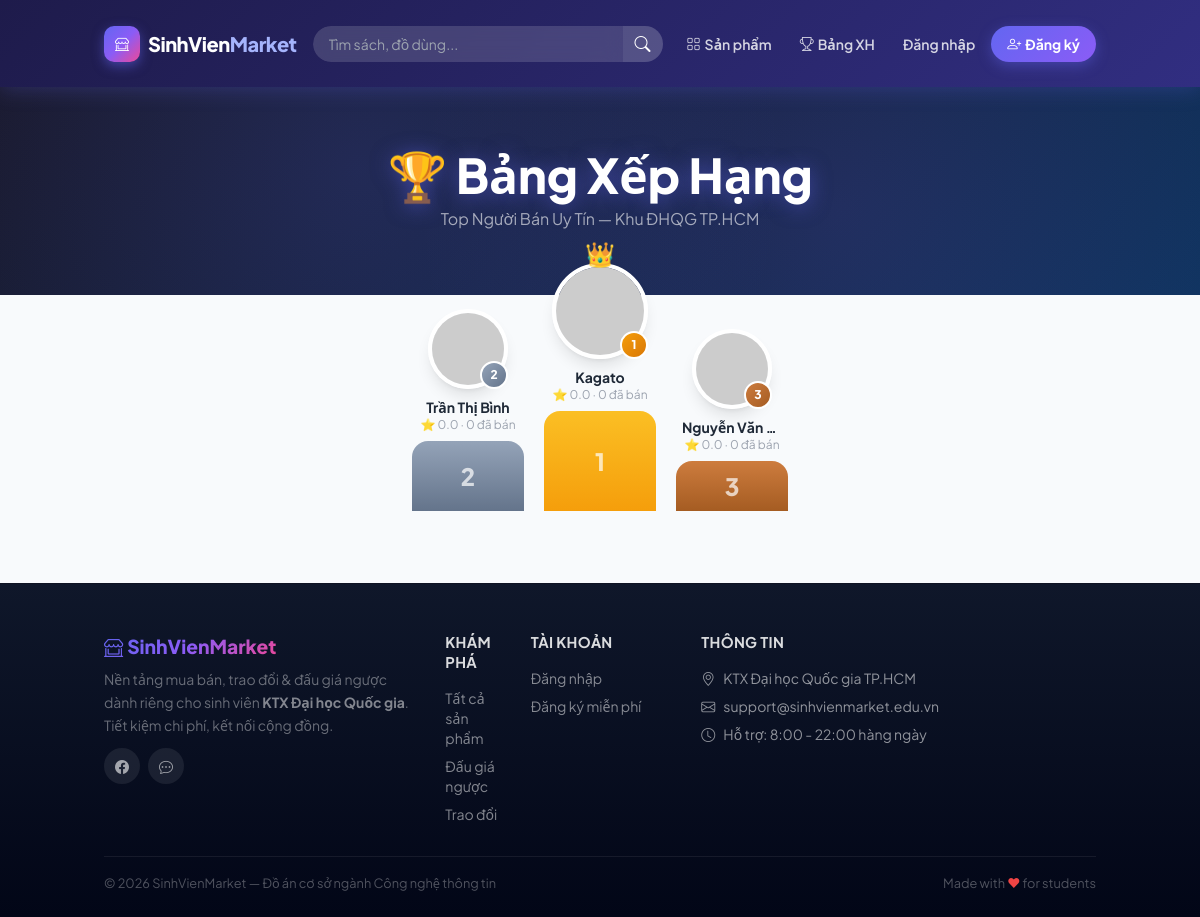
The app's page /leaderboard with its own data.
### tables this page shows
CREATE TABLE `users` (
    `id`         INT UNSIGNED NOT NULL AUTO_INCREMENT,
    `name`       VARCHAR(100) NOT NULL COMMENT 'Họ tên đầy đủ',
    `email`      VARCHAR(150) NOT NULL COMMENT 'Email đăng ký (duy nhất)',
    `password`   VARCHAR(255) NOT NULL COMMENT 'bcrypt hash',
    `phone`      VARCHAR(20)  DEFAULT NULL COMMENT 'Số điện thoại liên hệ',
    `avatar`     VARCHAR(255) DEFAULT NULL COMMENT 'Đường dẫn ảnh đại diện',
    `role`       ENUM('student', 'admin') NOT NULL DEFAULT 'student',
    `is_locked`  TINYINT(1) NOT NULL DEFAULT 0 COMMENT '1 = bị khóa bởi Admin',
    `lock_reason` VARCHAR(255) DEFAULT NULL,
    `locked_at`   TIMESTAMP NULL DEFAULT NULL,
    `locked_until` TIMESTAMP NULL DEFAULT NULL,
     
    `google_id`   VARCHAR(100) NULL UNIQUE COMMENT 'ID từ Google',
    `avatar_url`  VARCHAR(255) NULL COMMENT 'Ảnh đại diện từ Google',
     
    `security_question` VARCHAR(255) DEFAULT NULL,
    `security_answer`   VARCHAR(255) DEFAULT NULL,
    `otp_code`          VARCHAR(255) DEFAULT NULL,
    `otp_expires_at`    TIMESTAMP NULL DEFAULT NULL,
    `is_verified`       TINYINT(1) DEFAULT 0,
    `last_verified_at`  TIMESTAMP NULL DEFAULT NULL,
     
    `university`        VARCHAR(200) DEFAULT NULL COMMENT 'Trường / Khoa',
    `student_id`        VARCHAR(30)  DEFAULT NULL COMMENT 'MSSV (tùy chọn)',
    `dormitory_address` VARCHAR(255) DEFAULT NULL COMMENT 'Ký túc xá / Địa chỉ giao nhận',
    `social_contact`    VARCHAR(255) DEFAULT NULL COMMENT 'Zalo / Facebook liên hệ',
    `bio`               TEXT         DEFAULT NULL COMMENT 'Tiểu sử ngắn',
    `available_time`    VARCHAR(100) DEFAULT NULL COMMENT 'Thời gian online',
     
    `is_student_verified` TINYINT(1) NOT NULL DEFAULT 0 COMMENT '1 = đã xác thực là sinh viên (email edu/ac.vn)',
     
    `twofa_enabled`     TINYINT(1) NOT NULL DEFAULT 0 COMMENT '1 = bật xác minh 2 bước khi đăng nhập',
     
    `coins`         INT UNSIGNED NOT NULL DEFAULT 0 COMMENT 'Số xu hiện có',
    `checkin_streak` INT UNSIGNED NOT NULL DEFAULT 0 COMMENT 'Chuỗi điểm danh liên tiếp',
    `last_checkin`  DATE          DEFAULT NULL COMMENT 'Ngày check-in gần nhất',
     
    `strike_count`  TINYINT UNSIGNED NOT NULL DEFAULT 0 COMMENT 'Số gậy cảnh cáo vi phạm',
    `created_at` TIMESTAMP NOT NULL DEFAULT CURRENT_TIMESTAMP,
    `updated_at` TIMESTAMP NOT NULL DEFAULT CURRENT_TIMESTAMP ON UPDATE CURRENT_TIMESTAMP,
    PRIMARY KEY (`id`),
    UNIQUE KEY `uq_email` (`email`),
    KEY `idx_role` (`role`),
    KEY `idx_is_locked` (`is_locked`),
    KEY `idx_student_verified` (`is_student_verified`)
);

### app/views/leaderboard/index.php (the view, shortened to what the rows shown need)
<div class="container mx-auto px-4 pb-12" style="margin-top:-2rem;position:relative;z-index:2">
  <?php if (count($topSellers) === 0): ?>
    <div class="text-center py-16">
      <div class="text-6xl mb-4">🏪</div>
      <h4 class="text-xl font-bold text-gray-700 dark:text-dark-text mb-2">Chưa có dữ liệu</h4>
      <p class="text-gray-400 mb-4">Hãy là người đầu tiên đăng sản phẩm để lên bảng xếp hạng!</p>
      <a href="<?= $appUrl ?>/products/create"
         class="inline-flex items-center gap-2 px-6 py-2.5 rounded-full bg-primary text-white font-bold text-sm no-underline hover:brightness-110">
        Đăng bán ngay
      </a>
    </div>
  <?php else: ?>
    <?php
      $top3 = array_slice($topSellers, 0, 3);
      $podiumOrder = [];
      if (isset($top3[1])) $podiumOrder[] = ['rank' => 2, 'user' => $top3[1]];
      if (isset($top3[0])) $podiumOrder[] = ['rank' => 1, 'user' => $top3[0]];
      if (isset($top3[2])) $podiumOrder[] = ['rank' => 3, 'user' => $top3[2]];
      $podiumBgs     = [1 => 'linear-gradient(180deg,#fbbf24,#f59e0b)', 2 => 'linear-gradient(180deg,#94a3b8,#64748b)', 3 => 'linear-gradient(180deg,#cd7c3e,#a55c22)'];
      $rankBgs       = [1 => 'linear-gradient(135deg,#f59e0b,#d97706)', 2 => 'linear-gradient(135deg,#94a3b8,#64748b)', 3 => 'linear-gradient(135deg,#cd7c3e,#a55c22)'];
      $avatarSizes   = [1 => 'w-24 h-24', 2 => 'w-20 h-20', 3 => 'w-20 h-20'];
    ?>
    <div class="flex items-end justify-center gap-5 mb-6 px-4">
      <?php foreach ($podiumOrder as $pod):
        $u = $pod['user']; $r = $pod['rank'];
        $avatarSrc = !empty($u['avatar'])
          ? $appUrl.'/public/uploads/'.htmlspecialchars($u['avatar'])
          : (!empty($u['avatar_url']) ? htmlspecialchars($u['avatar_url'])
            : 'https://ui-avatars.com/api/?name='.urlencode($u['name']).'&background=6366f1&color=fff&size=96');
      ?>
        <div class="flex flex-col items-center">
          <div class="relative mb-2">
            <?php if ($r === 1): ?>
              <span class="absolute left-1/2 text-2xl" style="top:-26px;transform:translateX(-50%);animation:crownFloat 2s ease-in-out infinite">👑</span>
            <?php endif; ?>
            <img src="<?= $avatarSrc ?>" alt="<?= htmlspecialchars($u['name']) ?>"
                 class="rounded-full object-cover border-4 border-white shadow-lg <?= $avatarSizes[$r] ?>">
            <span class="absolute bottom-0 right-0 w-7 h-7 flex items-center justify-center text-xs font-extrabold text-white rounded-full border-2 border-white"
                  style="background:<?= $rankBgs[$r] ?>">
              <?= $r ?>
            </span>
          </div>
          <div class="font-bold text-sm text-gray-800 dark:text-dark-text max-w-[100px] truncate text-center">
            <?= htmlspecialchars($u['name']) ?>
          </div>
          <div class="text-xs text-gray-400 mb-2">
            ⭐ <?= number_format((float)$u['avg_rating'], 1) ?> · <?= (int)$u['sold_count'] ?> đã bán
          </div>
          <div class="w-28 flex items-center justify-center rounded-t-2xl text-2xl font-black text-white/70"
               style="height:<?= [1=>100,2=>70,3=>50][$r] ?>px;background:<?= $podiumBgs[$r] ?>">
            <?= $r ?>
          </div>
        </div>
      <?php endforeach; ?>
    </div>
  <?php endif; ?>
</div>

### records on screen
users: name "Trần Thị Bình"
users: name "Kagato"
users: name "Nguyễn Văn…"

### other values on screen
$r "2"
$u['avg_rating'] "0.0"
$u['sold_count'] "0"
$r "1"
$r "3"
